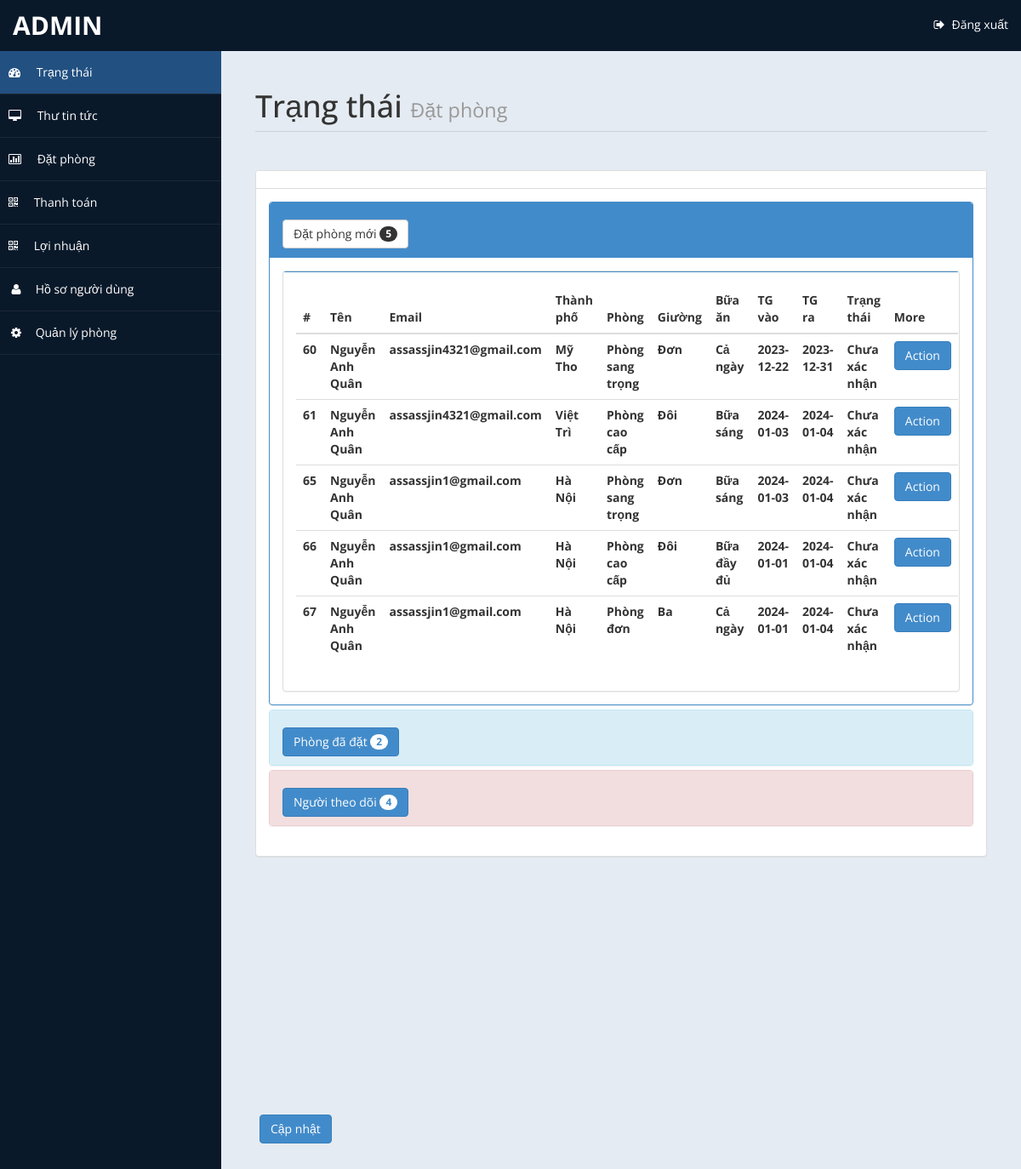
The app's page /admin/home.php (signed in) with its own data.
### tables this page shows
CREATE TABLE `roombook` (
  `id` int(10) UNSIGNED NOT NULL,
  `Title` varchar(5) DEFAULT NULL,
  `FName` text DEFAULT NULL,
  `LName` text DEFAULT NULL,
  `Email` varchar(50) DEFAULT NULL,
  `Country` varchar(30) DEFAULT NULL,
  `Phone` text DEFAULT NULL,
  `TRoom` varchar(20) DEFAULT NULL,
  `Bed` varchar(10) DEFAULT NULL,
  `NRoom` varchar(2) DEFAULT NULL,
  `Meal` varchar(15) DEFAULT NULL,
  `cin` date DEFAULT NULL,
  `cout` date DEFAULT NULL,
  `stat` varchar(15) DEFAULT NULL,
  `nodays` int(11) DEFAULT NULL,
  `description` varchar(200) DEFAULT NULL
);

### admin/home.php (the view, shortened to what this page needs)
<!DOCTYPE html>
<html xmlns="http://www.w3.org/1999/xhtml">
<head>
    <link href="assets/css/bootstrap.css" rel="stylesheet" />
    <link href="assets/css/font-awesome.css" rel="stylesheet" />
    <link href="assets/js/morris/morris-0.4.3.min.css" rel="stylesheet" />
    <link href="assets/css/custom-styles.css" rel="stylesheet" />
</head>
<body>
    <div id="wrapper">
        <nav class="navbar navbar-default top-navbar" role="navigation">
            <div class="navbar-header">
                <a class="navbar-brand" href="home.php"> <?php echo $_SESSION["user"]; ?> </a>
            </div>
            <ul class="nav navbar-top-links navbar-right">
                <li class="dropdown" >
                <a href="logout.php" ><i class="fa fa-sign-out fa-fw"></i> Đăng xuất</a>
                </li>
            </ul>
        </nav>
        <nav class="navbar-default navbar-side" role="navigation">
            <div class="sidebar-collapse">
                <ul class="nav" id="main-menu">
                    <li>
                        <a class="active-menu" href="home.php" style="background-color: #225081"><i class="fa fa-dashboard"></i> <span style="margin-left: 5px;">Trạng thái</span></a>
                    </li>
                    <li>
                        <a href="messages.php"><i class="fa fa-desktop"></i>  <span style="margin-left: 5px;">Thư tin tức</span></a>
                    </li>
					<li>
                        <a href="roombook.php"><i class="fa fa-bar-chart-o"></i> <span style="margin-left: 5px;">Đặt phòng</span> </a>
                    </li>
                    <li>
                        <a href="payment.php"><i class="fa fa-qrcode"></i> <span style="margin-left: 5px;">Thanh toán</span></a>
                    </li>
                    <li>
                        <a  href="profit.php"><i class="fa fa-qrcode"></i> <span style="margin-left: 5px;">Lợi nhuận</span> </a>
                    </li>
                    <li ><a href="usersetting.php" ><i class="fa fa-user fa-fw"></i> Hồ sơ người dùng</a>
                    </li>
                    <li><a href="settings.php"><i class="fa fa-gear fa-fw"></i> Quản lý phòng</a>
                    </li>
					</ul>
            </div>
        </nav>
        <div id="page-wrapper">
            <div id="page-inner">
                <div class="row">
                    <div class="col-md-12">
                        <h1 class="page-header">
                            Trạng thái <small>Đặt phòng </small>
                        </h1>
                    </div>
                </div>
				<?php
						include ('db.php');
						$sql = "select * from roombook";
						$re = mysqli_query($con,$sql);
						$c =0;
						while($row=mysqli_fetch_array($re) )
						{
								$new = $row['stat'];
								if($new=="Chưa xác nhận")
								{
									$c = $c + 1;
								}
						}
				?>
					<div class="row">
                <div class="col-md-12">
                    <div class="panel panel-default">
                        <div class="panel-heading">
                        </div>
                        <div class="panel-body">
                            <div class="panel-group" id="accordion">
							<div class="panel panel-primary">
                                    <div class="panel-heading">
                                        <h4 class="panel-title">
                                            <a data-toggle="collapse" data-parent="#accordion" href="#collapseTwo">
											<button class="btn btn-default" type="button">
												 Đặt phòng mới  <span class="badge"><?php echo $c ; ?></span>
											</button>
											</a>
                                        </h4>
                                    </div>
                                    <div id="collapseTwo" class="panel-collapse in" style="height: auto;">
                                        <div class="panel-body">
                                           <div class="panel panel-default">
                        <div class="panel-body">
                            <div class="table-responsive">
                                <table class="table">
                                    <thead>
                                        <tr>
                                            <th>#</th>
                                            <th>Tên</th>
                                            <th>Email</th>
                                            <th>Thành phố</th>
											<th>Phòng</th>
											<th>Giường</th>
											<th>Bữa ăn</th>
											<th>TG vào</th>
											<th>TG ra</th>
											<th>Trạng thái</th>
											<th>More</th>
                                        </tr>
                                    </thead>
                                    <tbody>
									<?php
									$tsql = "select * from roombook";
									$tre = mysqli_query($con,$tsql);
									while($trow=mysqli_fetch_array($tre) )
									{
										$co =$trow['stat'];
										if($co=="Chưa xác nhận")
										{
											echo"<tr>
												<th>".$trow['id']."</th>
												<th>".$trow['LName']." ".$trow['FName']."</th>
												<th>".$trow['Email']."</th>
												<th>".$trow['Country']."</th>
												<th>".$trow['TRoom']."</th>
												<th>".$trow['Bed']."</th>
												<th>".$trow['Meal']."</th>
												<th>".$trow['cin']."</th>
												<th>".$trow['cout']."</th>
												<th>".$trow['stat']."</th>
												<th><a href='roombook.php?rid=".$trow['id']." ' class='btn btn-primary'>Action</a></th>
												</tr>";
										}
									}
									?>
                                    </tbody>
                                </table>
                            </div>
                        </div>
                    </div>
                                        </div>
                                    </div>
                                </div>
								<?php
								$rsql = "SELECT * FROM `roombook`";
								$rre = mysqli_query($con,$rsql);
								$r =0;
								while($row=mysqli_fetch_array($rre) )
								{
										$br = $row['stat'];
										if($br=="Xác nhận" )
										{
											$r = $r + 1;
										}
								}
								?>
                                <div class="panel panel-info">
                                    <div class="panel-heading">
                                        <h4 class="panel-title">
                                            <a data-toggle="collapse" data-parent="#accordion" href="#collapseOne" class="collapsed">
											<button class="btn btn-primary" type="button">
												 Phòng đã đặt  <span class="badge"><?php echo $r ; ?></span>
											</button>
											</a>
                                        </h4>
                                    </div>
                                </div>
                                <?php
								$fsql = "SELECT * FROM `contact`";
								$fre = mysqli_query($con,$fsql);
								$f =0;
								while($row=mysqli_fetch_array($fre) )
								{
										$f = $f + 1;
								}
								?>
                                <div class="panel panel-danger">
                                    <div class="panel-heading">
                                        <h4 class="panel-title">
                                            <a data-toggle="collapse" data-parent="#accordion" href="#collapseThree" class="collapsed">
											<button class="btn btn-primary" type="button">
												 Người theo dõi  <span class="badge"><?php echo $f ; ?></span>
											</button>
											</a>
                                        </h4>
                                    </div>
                                    </div>
                                </div>
                            </div>
                        </div>
                    </div>
                </div>
            </div>
				<div class='panel-body'>
                            <button class='btn btn-primary btn' data-toggle='modal' data-target='#myModal'>
                              Cập nhật
                            </button>
                            </div>
                        </div>
            </div>
</body>
</html>

### admin/assets/css/custom-styles.css (style rules this page uses)
body { font-family: 'Open Sans', sans-serif; }
#wrapper { width: 100%; background:#09192A; }
#page-wrapper { padding: 15px 15px; min-height: 600px; background:#E5EBF2; }
#page-inner { width:100%; margin:10px 20px 10px 0px; background-color:transparent; padding:10px; min-height:1200px; }
h1, .h1, h2, .h2, h3, .h3 { margin-top: 7px; margin-bottom: -5px; }
h4 { padding-top:10px; }
.page-header { padding-bottom: 9px; margin: 10px 0 45px; border-bottom: 1px solid #C7D1DD; }
.panel-default > .panel-heading { color: #000; background-color: #FFFFFF; border-color: #ddd; font-weight:bold; }
.top-navbar { margin:0px; }
.top-navbar .navbar-brand { color: #fff; width: 260px; text-align: left; height: 60px; font-size: 30px; font-weight: 700; text-transform: uppercase; line-height: 30px; }
.top-navbar .nav > li { position: relative; display: inline-block; }
.top-navbar .nav > li > a { position: relative; display: block; padding: 19px 15px; color: #77C0FD; }
.top-navbar .nav > li > a:hover, .top-navbar .nav > li > a { text-decoration: none; color: #fff; }
.active-menu { background-color:#225081; }
.sidebar-collapse , .sidebar-collapse .nav { background:none; }
.sidebar-collapse .nav { padding:0; }
.sidebar-collapse .nav > li > a { color:#fff; background:transparent; text-shadow:none; }
.sidebar-collapse > .nav > li > a { padding:15px 10px; }
.sidebar-collapse > .nav > li { border-bottom: 1px solid rgba(107, 108, 109, 0.19); }
.navbar-side { border:none; background-color: transparent; }
.top-navbar { background:#09192A; border-bottom:none; }
.top-navbar .nav > li > a > i { margin-right: 2px; }
.navbar-default { border:0px solid black; }
.navbar-header { background: #09192A; }
.nav > li > a > i { margin-right:10px; }
@media (min-width:768px) { #page-wrapper { margin: 0 0 0 260px; padding: 15px 30px; min-height: 1200px; } }
@media (min-width:768px) { .navbar-side { z-index: 1; position: absolute; width: 260px; } }
@media (min-width:768px) { .navbar { border-radius: 0px; } }

### records on screen
roombook: id "60", LName "Nguyễn", FName "Anh Quân", Email "assassjin4321@gmail.com", Country "Mỹ Tho", TRoom "Phòng sang trọng", Bed "Đơn", Meal "Cả ngày", cin "2023-12-22", cout "2023-12-31", stat "Chưa xác nhận"
roombook: id "61", LName "Nguyễn Anh", FName "Quân", Email "assassjin4321@gmail.com", Country "Việt Trì", TRoom "Phòng cao cấp", Bed "Đôi", Meal "Bữa sáng", cin "2024-01-03", cout "2024-01-04", stat "Chưa xác nhận"
roombook: id "65", LName "Nguyễn Anh", FName "Quân", Email "assassjin1@gmail.com", Country "Hà Nội", TRoom "Phòng sang trọng", Bed "Đơn", Meal "Bữa sáng", cin "2024-01-03", cout "2024-01-04", stat "Chưa xác nhận"
roombook: id "66", LName "Nguyễn Anh", FName "Quân", Email "assassjin1@gmail.com", Country "Hà Nội", TRoom "Phòng cao cấp", Bed "Đôi", Meal "Bữa đầy đủ", cin "2024-01-01", cout "2024-01-04", stat "Chưa xác nhận"
roombook: id "67", LName "Nguyễn Anh", FName "Quân", Email "assassjin1@gmail.com", Country "Hà Nội", TRoom "Phòng đơn", Bed "Ba", Meal "Cả ngày", cin "2024-01-01", cout "2024-01-04", stat "Chưa xác nhận"

### other values on screen
$_SESSION["user"] "ADMIN"
$c "5"
$r "2"
$f "4"
